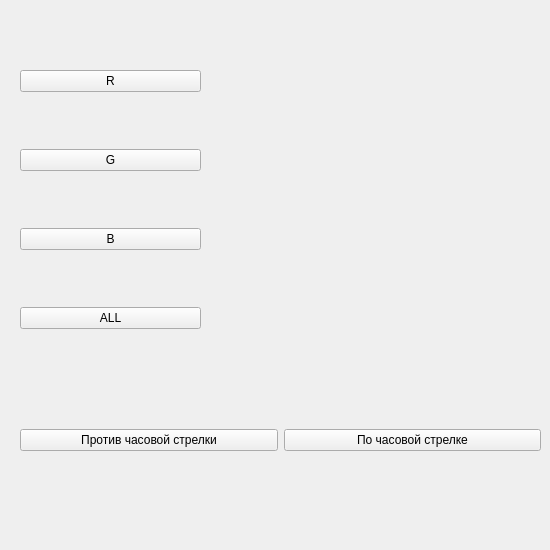
<?xml version="1.0" encoding="UTF-8"?>
<ui version="4.0">
 <class>MainWindow</class>
 <widget class="QMainWindow" name="MainWindow">
  <property name="geometry">
   <rect>
    <x>0</x>
    <y>0</y>
    <width>550</width>
    <height>550</height>
   </rect>
  </property>
  <property name="sizePolicy">
   <sizepolicy hsizetype="Fixed" vsizetype="Fixed">
    <horstretch>0</horstretch>
    <verstretch>0</verstretch>
   </sizepolicy>
  </property>
  <property name="minimumSize">
   <size>
    <width>550</width>
    <height>550</height>
   </size>
  </property>
  <property name="maximumSize">
   <size>
    <width>550</width>
    <height>550</height>
   </size>
  </property>
  <property name="windowTitle">
   <string>PIL 2.0</string>
  </property>
  <widget class="QWidget" name="centralwidget">
   <widget class="QWidget" name="horizontalLayoutWidget">
    <property name="geometry">
     <rect>
      <x>20</x>
      <y>380</y>
      <width>521</width>
      <height>121</height>
     </rect>
    </property>
    <layout class="QHBoxLayout" name="horizontalLayout">
     <item>
      <widget class="QPushButton" name="btn5">
       <property name="text">
        <string>Против часовой стрелки</string>
       </property>
      </widget>
     </item>
     <item>
      <widget class="QPushButton" name="btn6">
       <property name="text">
        <string>По часовой стрелке</string>
       </property>
      </widget>
     </item>
    </layout>
   </widget>
   <widget class="QWidget" name="verticalLayoutWidget">
    <property name="geometry">
     <rect>
      <x>20</x>
      <y>20</y>
      <width>181</width>
      <height>361</height>
     </rect>
    </property>
    <layout class="QVBoxLayout" name="verticalLayout">
     <property name="spacing">
      <number>7</number>
     </property>
     <property name="sizeConstraint">
      <enum>QLayout::SetDefaultConstraint</enum>
     </property>
     <item>
      <widget class="QPushButton" name="btn1">
       <property name="text">
        <string>R</string>
       </property>
      </widget>
     </item>
     <item>
      <widget class="QPushButton" name="btn2">
       <property name="text">
        <string>G</string>
       </property>
      </widget>
     </item>
     <item>
      <widget class="QPushButton" name="btn3">
       <property name="text">
        <string>B</string>
       </property>
      </widget>
     </item>
     <item>
      <widget class="QPushButton" name="btn4">
       <property name="text">
        <string>ALL</string>
       </property>
      </widget>
     </item>
    </layout>
   </widget>
   <widget class="QLabel" name="label">
    <property name="geometry">
     <rect>
      <x>210</x>
      <y>50</y>
      <width>330</width>
      <height>330</height>
     </rect>
    </property>
    <property name="text">
     <string/>
    </property>
    <property name="pixmap">
     <pixmap>mid_289972_221628.jpg</pixmap>
    </property>
   </widget>
  </widget>
 </widget>
 <resources/>
 <connections/>
</ui>
